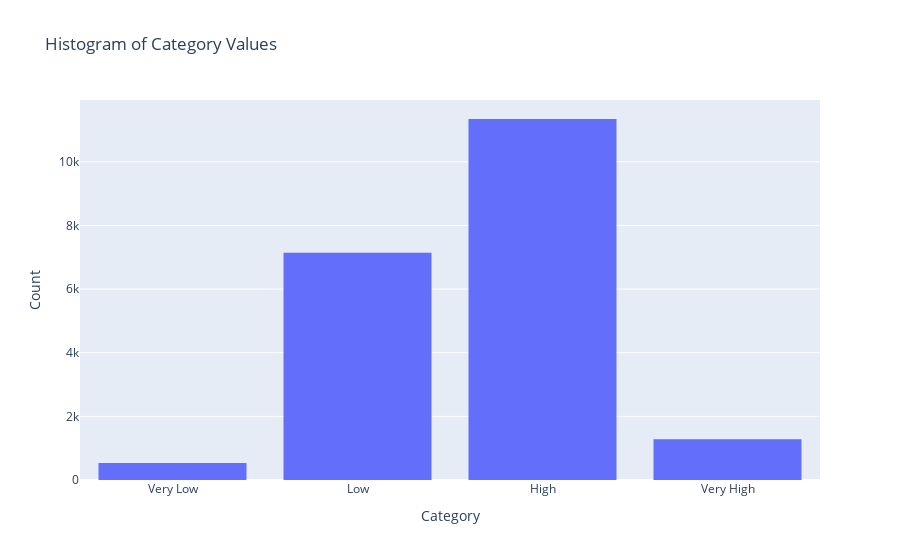

Write notebook code for a chart like this one.
### Code cell
category_order = ['Very Low', 'Low', 'High', 'Very High']
# Plotting the histogram with specified category order
fig = px.histogram(df, x='category', title='Histogram of Category Values', category_orders={'category': category_order})
fig.update_layout(xaxis_title='Category', yaxis_title='Count')

# Show the plot
fig.show()

### Figure 1 — Plotly figure (JSON) as saved in the notebook; plotly's stock layout.template omitted (floating-point values rounded to 4 significant figures; data arrays with more than 128 entries replaced by an {"elided": "..."} marker saying what was removed)
{"data": [{"alignmentgroup": "True", "bingroup": "x", "hovertemplate": "category=%{x}<br>count=%{y}<extra></extra>", "legendgroup": "", "marker": {"color": "#636efa", "pattern": {"shape": ""}}, "name": "", "offsetgroup": "", "orientation": "v", "showlegend": false, "type": "histogram", "x": {"elided": "20299 str values"}, "xaxis": "x", "yaxis": "y"}], "layout": {"barmode": "relative", "legend": {"tracegroupgap": 0}, "title": {"text": "Histogram of Category Values"}, "xaxis": {"anchor": "y", "categoryarray": ["Very Low", "Low", "High", "Very High"], "categoryorder": "array", "domain": [0, 1], "title": {"text": "Category"}}, "yaxis": {"anchor": "x", "domain": [0, 1], "title": {"text": "Count"}}}}
